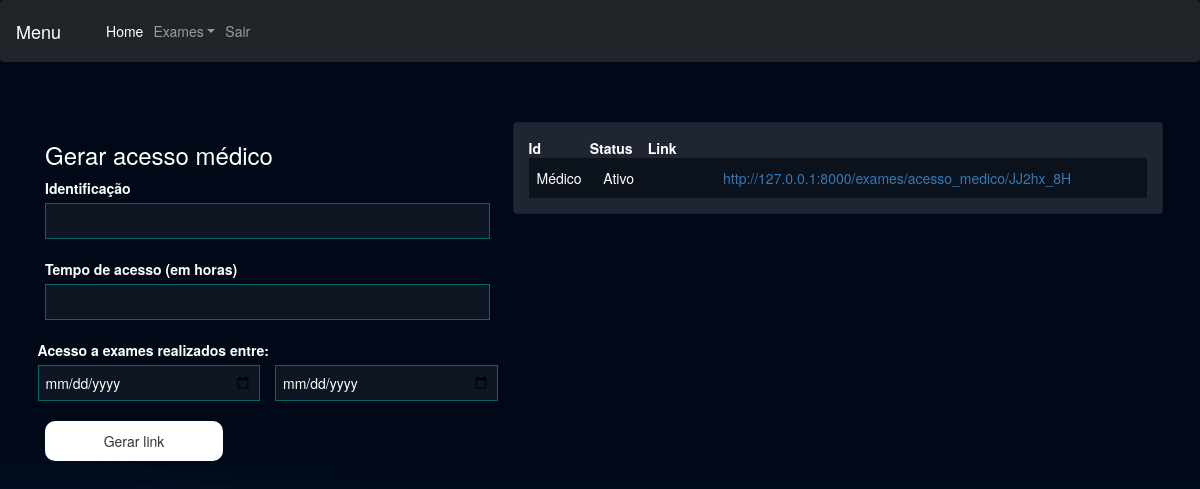
The page /exames/gerar_acesso_medico/ (signed in) on the database its author committed.
### exames/models.py (models this page shows, shortened)
class AcessoMedico(models.Model):
    usuario = models.ForeignKey(User, on_delete=models.DO_NOTHING)
    identificacao = models.CharField(max_length=50)
    tempo_de_acesso = models.IntegerField() # Em horas
    criado_em = models.DateTimeField()
    data_exames_iniciais = models.DateField()
    data_exames_finais = models.DateField()
    token = models.CharField(max_length=20, null=True, blank=True)
    @property
    def status(self):
        return 'Expirado' if timezone.now() > (self.criado_em + timedelta(hours=self.tempo_de_acesso)) else 'Ativo'
    @property
    def url(self):
        return f"http://127.0.0.1:8000/exames/acesso_medico/{self.token}"

### exames/views.py (the view, shortened to what this page needs)
# urls.py: path('gerar_acesso_medico/', views.gerar_acesso_medico, name="gerar_acesso_medico"),
@login_required
def gerar_acesso_medico(request):
    if request.method == "GET":
        acessos_medicos = AcessoMedico.objects.filter(usuario =request. user)
        return render(request, 'gerar_acesso_medico.html', {'acessos_medicos': acessos_medicos})

### exames/templates/gerar_acesso_medico.html (shortened to what this page needs)
{% extends "bases/base.html" %}
{% load static %}
{% block 'head' %}
    <link href="{% static 'exames/css/css.css' %}" rel="stylesheet">
    <link href="{% static 'exames/css/gerenciar_pedidos.css' %}" rel="stylesheet">
{% endblock 'head' %}
{% block 'conteudo' %}
{% include "navbar.html"%}
    <br>
    <br>
    <div class="container">
        <div class="row">
            <div class="col-md-5">
                <h3>Gerar acesso médico</h3>
            <form action="{% url "gerar_acesso_medico" %}" method="POST">{% csrf_token %}
                <label for="">Identificação</label>
                <br>
                    <input style="width: 100%" type="text" name="identificacao" id="" class="input-default">
                <br>
                <br>
                    <label for="">Tempo de acesso (em horas)</label>
                <br>
                    <input style="width: 100%" type="number" name="tempo_de_acesso" id="" class="input-default">
                <br>
                <br>
                <div class="row">
                    <label for="">Acesso a exames realizados entre:</label>
                <div class="col-md">
                    <input style="width: 100%" type="date" name="data_exame_inicial" id="" class="input-default">
                </div>
                <div class="col-md">
                    <input style="width: 100%" type="date" name="data_exame_final" id="" class="input-default">
                <br>
                <br>
                </div>
                </div>
                    <input style="width: 40%" type="submit" class="btn-default" value="Gerar link">
                </form>
            </div>
            <div class="col-md">
                <div class="card">
                    <table style="text-align: center">
                        <tr>
                            <th>Id</th>
                            <th>Status</th>
                            <th>Link</th>
                        </tr>
                    {% for acesso in acessos_medicos %}
                        <tr class="linha-tabela">
                            <td >{{acesso.identificacao}}</td>
                            <td>{{acesso.status}}</td>
                            <td style="word-wrap: break-word; white-space: pre-wrap; padding: 10px;" ><a href="{{acesso.url}}">{{acesso.url}}</a></td>
                        </tr>
                    {% endfor %}
                    </table>
            </div>
            </div>
        </div>
    </div>
{% endblock 'conteudo' %}

### templates/static/geral/css/base.css (style rules this page uses)
:root { --main-color: #151c34; --dark-color: #0c121c; --light-color: #6de6ee; --contrast-color: #f4c96b; --differential-color: #066668; }
* { color: white; }
.input-default { background-color: rgba(255, 255, 255, 0.05); border: 1px solid var(--differential-color); padding: 7px; width: 50%; }
.btn-default { background-color: var(--light-color); color: black; width: 15%; padding: 10px; border: none; border-radius: 10px; }

### templates/static/exames/css/css.css (style rules this page uses)
body { background-image: url('/static/geral/img/bg2.png'); background-size: cover; }
.card { background-color: rgba(217, 217, 217, .14); color: white; padding: 15px; }

### templates/static/exames/css/gerenciar_pedidos.css (style rules this page uses)
.linha-tabela { background-color: var(--dark-color); height: 20px; }
td, th { padding: 20px; }

### rows shown on the page
AcessoMedico: identificacao "Médico", status "Ativo", url "http://127.0.0.1:8000/exames/acesso_medico/JJ2hx_8H"
